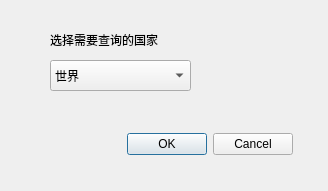
<?xml version="1.0" encoding="UTF-8"?>
<ui version="4.0">
 <class>ExcelWidget</class>
 <widget class="QWidget" name="ExcelWidget">
  <property name="geometry">
   <rect>
    <x>0</x>
    <y>0</y>
    <width>328</width>
    <height>191</height>
   </rect>
  </property>
  <property name="windowTitle">
   <string>Form</string>
  </property>
  <widget class="QLabel" name="CountryLabel">
   <property name="geometry">
    <rect>
     <x>50</x>
     <y>30</y>
     <width>141</width>
     <height>20</height>
    </rect>
   </property>
   <property name="text">
    <string>选择需要查询的国家</string>
   </property>
  </widget>
  <widget class="QComboBox" name="CountryBox">
   <property name="geometry">
    <rect>
     <x>50</x>
     <y>60</y>
     <width>141</width>
     <height>31</height>
    </rect>
   </property>
   <item>
    <property name="text">
     <string>世界</string>
    </property>
   </item>
   <item>
    <property name="text">
     <string extracomment="（包括中国内地、中国香港、中国澳门以及中国台湾省）">中国</string>
    </property>
   </item>
   <item>
    <property name="text">
     <string>日本</string>
    </property>
   </item>
   <item>
    <property name="text">
     <string>韩国</string>
    </property>
   </item>
   <item>
    <property name="text">
     <string>蒙古</string>
    </property>
   </item>
   <item>
    <property name="text">
     <string>越南</string>
    </property>
   </item>
   <item>
    <property name="text">
     <string>泰国</string>
    </property>
   </item>
   <item>
    <property name="text">
     <string>缅甸</string>
    </property>
   </item>
   <item>
    <property name="text">
     <string>老挝</string>
    </property>
   </item>
   <item>
    <property name="text">
     <string>柬埔寨</string>
    </property>
   </item>
   <item>
    <property name="text">
     <string>马来西亚</string>
    </property>
   </item>
   <item>
    <property name="text">
     <string>新加坡</string>
    </property>
   </item>
   <item>
    <property name="text">
     <string>印度尼西亚</string>
    </property>
   </item>
   <item>
    <property name="text">
     <string>菲律宾</string>
    </property>
   </item>
   <item>
    <property name="text">
     <string>澳大利亚</string>
    </property>
   </item>
   <item>
    <property name="text">
     <string>新西兰</string>
    </property>
   </item>
  </widget>
  <widget class="QDialogButtonBox" name="buttonBox">
   <property name="geometry">
    <rect>
     <x>100</x>
     <y>130</y>
     <width>193</width>
     <height>29</height>
    </rect>
   </property>
   <property name="standardButtons">
    <set>QDialogButtonBox::Cancel|QDialogButtonBox::Ok</set>
   </property>
  </widget>
 </widget>
 <resources/>
 <connections/>
</ui>
